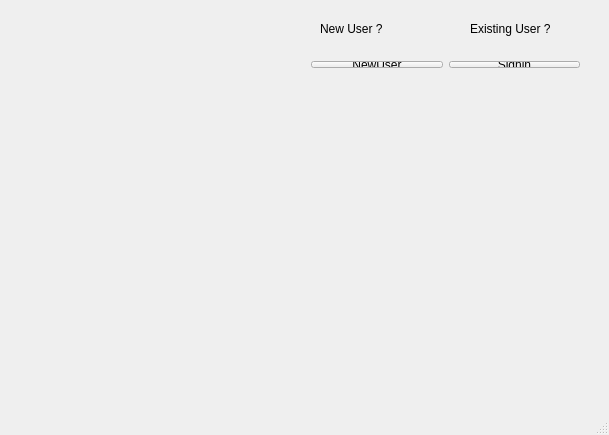
<?xml version="1.0" encoding="UTF-8"?>
<ui version="4.0">
 <class>MainWindow</class>
 <widget class="QMainWindow" name="MainWindow">
  <property name="geometry">
   <rect>
    <x>0</x>
    <y>0</y>
    <width>609</width>
    <height>435</height>
   </rect>
  </property>
  <property name="maximumSize">
   <size>
    <width>609</width>
    <height>435</height>
   </size>
  </property>
  <property name="windowTitle">
   <string>MainWindow</string>
  </property>
  <property name="tabShape">
   <enum>QTabWidget::Rounded</enum>
  </property>
  <property name="dockOptions">
   <set>QMainWindow::AllowTabbedDocks|QMainWindow::AnimatedDocks</set>
  </property>
  <widget class="QWidget" name="centralWidget">
   <widget class="QLabel" name="label">
    <property name="geometry">
     <rect>
      <x>320</x>
      <y>20</y>
      <width>81</width>
      <height>17</height>
     </rect>
    </property>
    <property name="text">
     <string>New User ?</string>
    </property>
   </widget>
   <widget class="QLabel" name="label_2">
    <property name="geometry">
     <rect>
      <x>470</x>
      <y>20</y>
      <width>101</width>
      <height>17</height>
     </rect>
    </property>
    <property name="text">
     <string>Existing User ?</string>
    </property>
   </widget>
   <widget class="QWidget" name="layoutWidget">
    <property name="geometry">
     <rect>
      <x>300</x>
      <y>50</y>
      <width>291</width>
      <height>29</height>
     </rect>
    </property>
    <layout class="QHBoxLayout" name="horizontalLayout_2">
     <item>
      <widget class="QPushButton" name="newuser">
       <property name="text">
        <string>NewUser</string>
       </property>
      </widget>
     </item>
     <item>
      <widget class="QPushButton" name="signin">
       <property name="text">
        <string>Signin</string>
       </property>
      </widget>
     </item>
    </layout>
   </widget>
   <zorder>layoutWidget</zorder>
   <zorder>label</zorder>
   <zorder>label_2</zorder>
  </widget>
  <widget class="QMenuBar" name="menuBar">
   <property name="geometry">
    <rect>
     <x>0</x>
     <y>0</y>
     <width>609</width>
     <height>25</height>
    </rect>
   </property>
  </widget>
  <widget class="QStatusBar" name="statusBar"/>
 </widget>
 <layoutdefault spacing="6" margin="11"/>
 <resources/>
 <connections/>
</ui>
